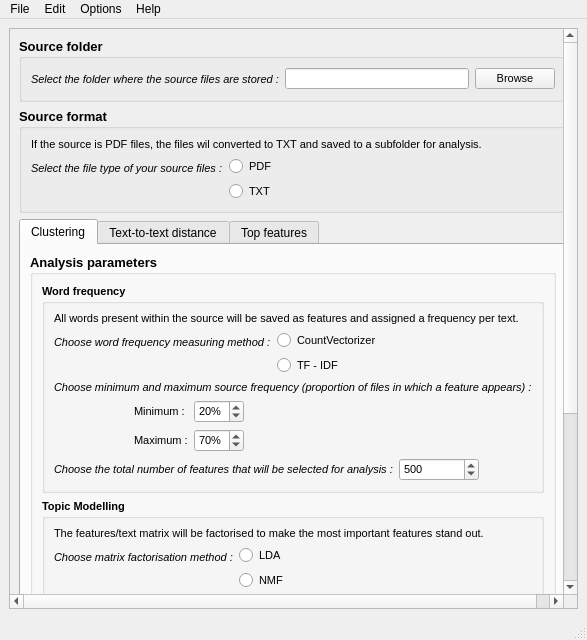
<?xml version="1.0" encoding="UTF-8"?>
<ui version="4.0">
 <class>bow</class>
 <widget class="QMainWindow" name="bow">
  <property name="enabled">
   <bool>true</bool>
  </property>
  <property name="geometry">
   <rect>
    <x>0</x>
    <y>0</y>
    <width>587</width>
    <height>640</height>
   </rect>
  </property>
  <property name="cursor">
   <cursorShape>ArrowCursor</cursorShape>
  </property>
  <property name="windowTitle">
   <string notr="true">Language Processing</string>
  </property>
  <property name="windowIcon">
   <iconset>
    <normaloff>Images/BOW.png</normaloff>Images/BOW.png</iconset>
  </property>
  <widget class="QWidget" name="centralwidget">
   <layout class="QGridLayout" name="gridLayout">
    <item row="0" column="0">
     <widget class="QScrollArea" name="scrollArea">
      <property name="enabled">
       <bool>true</bool>
      </property>
      <property name="widgetResizable">
       <bool>true</bool>
      </property>
      <widget class="QWidget" name="scrollAreaWidgetContents">
       <property name="geometry">
        <rect>
         <x>0</x>
         <y>0</y>
         <width>550</width>
         <height>773</height>
        </rect>
       </property>
       <layout class="QGridLayout" name="gridLayout_2">
        <item row="2" column="0">
         <widget class="QTabWidget" name="tabWidget">
          <property name="currentIndex">
           <number>0</number>
          </property>
          <widget class="QWidget" name="clustering">
           <attribute name="title">
            <string notr="true">Clustering</string>
           </attribute>
           <layout class="QVBoxLayout" name="verticalLayout_9">
            <item>
             <widget class="QGroupBox" name="groupBox_3">
              <property name="font">
               <font>
                <pointsize>10</pointsize>
                <weight>75</weight>
                <bold>true</bold>
               </font>
              </property>
              <property name="title">
               <string notr="true">Analysis parameters</string>
              </property>
              <layout class="QVBoxLayout" name="verticalLayout">
               <item>
                <widget class="QGroupBox" name="groupBox_4">
                 <property name="font">
                  <font>
                   <pointsize>8</pointsize>
                  </font>
                 </property>
                 <property name="title">
                  <string notr="true">Word frequency</string>
                 </property>
                 <layout class="QVBoxLayout" name="verticalLayout_8">
                  <item>
                   <widget class="QLabel" name="word_frequency_2">
                    <property name="font">
                     <font>
                      <weight>50</weight>
                      <bold>false</bold>
                     </font>
                    </property>
                    <property name="text">
                     <string notr="true">All words present within the source will be saved as features and assigned a frequency per text.</string>
                    </property>
                   </widget>
                  </item>
                  <item>
                   <layout class="QFormLayout" name="formLayout">
                    <item row="0" column="0">
                     <widget class="QLabel" name="word_frequency_3">
                      <property name="font">
                       <font>
                        <weight>50</weight>
                        <italic>true</italic>
                        <bold>false</bold>
                       </font>
                      </property>
                      <property name="toolTip">
                       <string notr="true"/>
                      </property>
                      <property name="text">
                       <string notr="true">Choose word frequency measuring method :</string>
                      </property>
                     </widget>
                    </item>
                    <item row="0" column="1">
                     <layout class="QVBoxLayout" name="verticalLayout_10">
                      <item>
                       <widget class="QRadioButton" name="countvectorizer">
                        <property name="font">
                         <font>
                          <weight>50</weight>
                          <bold>false</bold>
                         </font>
                        </property>
                        <property name="cursor">
                         <cursorShape>PointingHandCursor</cursorShape>
                        </property>
                        <property name="text">
                         <string notr="true">CountVectorizer</string>
                        </property>
                       </widget>
                      </item>
                      <item>
                       <widget class="QRadioButton" name="tf_idf">
                        <property name="font">
                         <font>
                          <weight>50</weight>
                          <bold>false</bold>
                         </font>
                        </property>
                        <property name="cursor">
                         <cursorShape>PointingHandCursor</cursorShape>
                        </property>
                        <property name="text">
                         <string notr="true">TF - IDF</string>
                        </property>
                       </widget>
                      </item>
                     </layout>
                    </item>
                   </layout>
                  </item>
                  <item>
                   <widget class="QLabel" name="word_frequency_4">
                    <property name="font">
                     <font>
                      <weight>50</weight>
                      <italic>true</italic>
                      <bold>false</bold>
                     </font>
                    </property>
                    <property name="text">
                     <string notr="true">Choose minimum and maximum source frequency (proportion of files in which a feature appears) :</string>
                    </property>
                   </widget>
                  </item>
                  <item>
                   <layout class="QHBoxLayout" name="horizontalLayout">
                    <item>
                     <spacer name="horizontalSpacer">
                      <property name="orientation">
                       <enum>Qt::Horizontal</enum>
                      </property>
                      <property name="sizeType">
                       <enum>QSizePolicy::Maximum</enum>
                      </property>
                      <property name="sizeHint" stdset="0">
                       <size>
                        <width>80</width>
                        <height>20</height>
                       </size>
                      </property>
                     </spacer>
                    </item>
                    <item>
                     <layout class="QFormLayout" name="formLayout_7">
                      <item row="0" column="0">
                       <widget class="QLabel" name="minimum">
                        <property name="maximumSize">
                         <size>
                          <width>58</width>
                          <height>16777215</height>
                         </size>
                        </property>
                        <property name="font">
                         <font>
                          <weight>50</weight>
                          <bold>false</bold>
                         </font>
                        </property>
                        <property name="text">
                         <string notr="true">Minimum :</string>
                        </property>
                       </widget>
                      </item>
                      <item row="0" column="1">
                       <widget class="QSpinBox" name="minimum_frequency">
                        <property name="maximumSize">
                         <size>
                          <width>50</width>
                          <height>16777215</height>
                         </size>
                        </property>
                        <property name="font">
                         <font>
                          <weight>50</weight>
                          <bold>false</bold>
                         </font>
                        </property>
                        <property name="suffix">
                         <string notr="true">%</string>
                        </property>
                        <property name="maximum">
                         <number>100</number>
                        </property>
                        <property name="singleStep">
                         <number>1</number>
                        </property>
                        <property name="value">
                         <number>20</number>
                        </property>
                       </widget>
                      </item>
                      <item row="1" column="0">
                       <widget class="QLabel" name="maximum">
                        <property name="maximumSize">
                         <size>
                          <width>58</width>
                          <height>16777215</height>
                         </size>
                        </property>
                        <property name="font">
                         <font>
                          <weight>50</weight>
                          <bold>false</bold>
                         </font>
                        </property>
                        <property name="text">
                         <string notr="true">Maximum :</string>
                        </property>
                       </widget>
                      </item>
                      <item row="1" column="1">
                       <widget class="QSpinBox" name="maximum_frequency">
                        <property name="maximumSize">
                         <size>
                          <width>50</width>
                          <height>16777215</height>
                         </size>
                        </property>
                        <property name="font">
                         <font>
                          <weight>50</weight>
                          <bold>false</bold>
                         </font>
                        </property>
                        <property name="suffix">
                         <string notr="true">%</string>
                        </property>
                        <property name="maximum">
                         <number>100</number>
                        </property>
                        <property name="singleStep">
                         <number>1</number>
                        </property>
                        <property name="value">
                         <number>70</number>
                        </property>
                       </widget>
                      </item>
                     </layout>
                    </item>
                   </layout>
                  </item>
                  <item>
                   <layout class="QFormLayout" name="formLayout_8">
                    <item row="0" column="0">
                     <widget class="QLabel" name="word_frequency_5">
                      <property name="font">
                       <font>
                        <weight>50</weight>
                        <italic>true</italic>
                        <bold>false</bold>
                       </font>
                      </property>
                      <property name="text">
                       <string notr="true">Choose the total number of features that will be selected for analysis :</string>
                      </property>
                     </widget>
                    </item>
                    <item row="0" column="1">
                     <widget class="QSpinBox" name="number_features">
                      <property name="maximumSize">
                       <size>
                        <width>80</width>
                        <height>16777215</height>
                       </size>
                      </property>
                      <property name="font">
                       <font>
                        <weight>50</weight>
                        <bold>false</bold>
                       </font>
                      </property>
                      <property name="maximum">
                       <number>10000</number>
                      </property>
                      <property name="value">
                       <number>500</number>
                      </property>
                     </widget>
                    </item>
                   </layout>
                  </item>
                 </layout>
                </widget>
               </item>
               <item>
                <widget class="QGroupBox" name="groupBox_6">
                 <property name="font">
                  <font>
                   <pointsize>8</pointsize>
                   <weight>75</weight>
                   <bold>true</bold>
                  </font>
                 </property>
                 <property name="title">
                  <string notr="true">Topic Modelling</string>
                 </property>
                 <layout class="QVBoxLayout" name="verticalLayout_6">
                  <item>
                   <widget class="QLabel" name="frequency_matrix_factorisation_2">
                    <property name="font">
                     <font>
                      <weight>50</weight>
                      <bold>false</bold>
                     </font>
                    </property>
                    <property name="text">
                     <string notr="true">The features/text matrix will be factorised to make the most important features stand out.</string>
                    </property>
                   </widget>
                  </item>
                  <item>
                   <layout class="QFormLayout" name="formLayout_4">
                    <property name="formAlignment">
                     <set>Qt::AlignLeading|Qt::AlignLeft|Qt::AlignVCenter</set>
                    </property>
                    <item row="0" column="0">
                     <widget class="QLabel" name="frequency_matrix_factorisation_3">
                      <property name="font">
                       <font>
                        <weight>50</weight>
                        <italic>true</italic>
                        <bold>false</bold>
                       </font>
                      </property>
                      <property name="toolTip">
                       <string notr="true"/>
                      </property>
                      <property name="text">
                       <string notr="true">Choose matrix factorisation method :</string>
                      </property>
                     </widget>
                    </item>
                    <item row="0" column="1">
                     <layout class="QVBoxLayout" name="verticalLayout_2">
                      <item>
                       <widget class="QRadioButton" name="lda">
                        <property name="font">
                         <font>
                          <weight>50</weight>
                          <bold>false</bold>
                         </font>
                        </property>
                        <property name="cursor">
                         <cursorShape>PointingHandCursor</cursorShape>
                        </property>
                        <property name="toolTip">
                         <string notr="true">Latent Dirichlet Allocation</string>
                        </property>
                        <property name="text">
                         <string notr="true">LDA</string>
                        </property>
                       </widget>
                      </item>
                      <item>
                       <widget class="QRadioButton" name="nmf">
                        <property name="font">
                         <font>
                          <weight>50</weight>
                          <bold>false</bold>
                         </font>
                        </property>
                        <property name="cursor">
                         <cursorShape>PointingHandCursor</cursorShape>
                        </property>
                        <property name="toolTip">
                         <string notr="true">Non-negative Matrix Factorization</string>
                        </property>
                        <property name="text">
                         <string notr="true">NMF</string>
                        </property>
                       </widget>
                      </item>
                     </layout>
                    </item>
                   </layout>
                  </item>
                  <item>
                   <widget class="QLabel" name="topic_modelling_2">
                    <property name="font">
                     <font>
                      <weight>50</weight>
                      <bold>false</bold>
                     </font>
                    </property>
                    <property name="text">
                     <string notr="true">The features will be assembled into topics that link texts containing the same frequent features.</string>
                    </property>
                   </widget>
                  </item>
                  <item>
                   <layout class="QFormLayout" name="formLayout_2">
                    <item row="0" column="1">
                     <widget class="QSpinBox" name="number_topics">
                      <property name="maximumSize">
                       <size>
                        <width>50</width>
                        <height>16777215</height>
                       </size>
                      </property>
                      <property name="font">
                       <font>
                        <weight>50</weight>
                        <bold>false</bold>
                       </font>
                      </property>
                      <property name="value">
                       <number>3</number>
                      </property>
                     </widget>
                    </item>
                    <item row="1" column="0">
                     <widget class="QLabel" name="topic_modelling_4">
                      <property name="font">
                       <font>
                        <weight>50</weight>
                        <italic>true</italic>
                        <bold>false</bold>
                       </font>
                      </property>
                      <property name="text">
                       <string notr="true">Choose the number of features used to describe the topics :</string>
                      </property>
                     </widget>
                    </item>
                    <item row="1" column="1">
                     <widget class="QSpinBox" name="number_most_important_features">
                      <property name="maximumSize">
                       <size>
                        <width>50</width>
                        <height>16777215</height>
                       </size>
                      </property>
                      <property name="font">
                       <font>
                        <weight>50</weight>
                        <bold>false</bold>
                       </font>
                      </property>
                      <property name="value">
                       <number>20</number>
                      </property>
                     </widget>
                    </item>
                    <item row="0" column="0">
                     <widget class="QLabel" name="topic_modelling_3">
                      <property name="font">
                       <font>
                        <weight>50</weight>
                        <italic>true</italic>
                        <bold>false</bold>
                       </font>
                      </property>
                      <property name="text">
                       <string notr="true">Choose the number of topics that will be created :</string>
                      </property>
                     </widget>
                    </item>
                   </layout>
                  </item>
                 </layout>
                </widget>
               </item>
               <item>
                <widget class="QGroupBox" name="groupBox_7">
                 <property name="font">
                  <font>
                   <pointsize>8</pointsize>
                   <weight>75</weight>
                   <bold>true</bold>
                  </font>
                 </property>
                 <property name="title">
                  <string notr="true">Clustering</string>
                 </property>
                 <layout class="QVBoxLayout" name="verticalLayout_7">
                  <item>
                   <widget class="QLabel" name="clustering_2">
                    <property name="font">
                     <font>
                      <weight>50</weight>
                      <bold>false</bold>
                     </font>
                    </property>
                    <property name="text">
                     <string notr="true">The texts will be separated into clusters, determined by the distance between texts (calculated from the projection of the matrix on the topics).</string>
                    </property>
                    <property name="wordWrap">
                     <bool>true</bool>
                    </property>
                   </widget>
                  </item>
                  <item>
                   <layout class="QFormLayout" name="formLayout_9">
                    <item row="0" column="0">
                     <widget class="QLabel" name="clustering_3">
                      <property name="font">
                       <font>
                        <weight>50</weight>
                        <italic>true</italic>
                        <bold>false</bold>
                       </font>
                      </property>
                      <property name="text">
                       <string notr="true">Choose the number k of clusters that will be created :</string>
                      </property>
                     </widget>
                    </item>
                    <item row="0" column="1">
                     <widget class="QSpinBox" name="number_clusters">
                      <property name="maximumSize">
                       <size>
                        <width>50</width>
                        <height>16777215</height>
                       </size>
                      </property>
                      <property name="font">
                       <font>
                        <weight>50</weight>
                        <bold>false</bold>
                       </font>
                      </property>
                      <property name="value">
                       <number>3</number>
                      </property>
                     </widget>
                    </item>
                   </layout>
                  </item>
                 </layout>
                </widget>
               </item>
               <item>
                <widget class="QPushButton" name="launch_analysis_button">
                 <property name="font">
                  <font>
                   <pointsize>12</pointsize>
                   <weight>50</weight>
                   <bold>false</bold>
                  </font>
                 </property>
                 <property name="cursor">
                  <cursorShape>PointingHandCursor</cursorShape>
                 </property>
                 <property name="text">
                  <string notr="true">Launch analysis</string>
                 </property>
                 <property name="shortcut">
                  <string notr="true">Enter</string>
                 </property>
                </widget>
               </item>
              </layout>
             </widget>
            </item>
           </layout>
          </widget>
          <widget class="QWidget" name="text_to_text_distance">
           <attribute name="title">
            <string notr="true">Text-to-text distance</string>
           </attribute>
          </widget>
          <widget class="QWidget" name="top_features">
           <attribute name="title">
            <string notr="true">Top features</string>
           </attribute>
          </widget>
         </widget>
        </item>
        <item row="1" column="0">
         <widget class="QGroupBox" name="source_format">
          <property name="font">
           <font>
            <pointsize>10</pointsize>
            <weight>75</weight>
            <bold>true</bold>
           </font>
          </property>
          <property name="title">
           <string notr="true">Source format</string>
          </property>
          <layout class="QVBoxLayout" name="verticalLayout_3">
           <item>
            <widget class="QLabel" name="source_format_2">
             <property name="font">
              <font>
               <pointsize>8</pointsize>
               <weight>50</weight>
               <bold>false</bold>
              </font>
             </property>
             <property name="text">
              <string notr="true">If the source is PDF files, the files wil converted to TXT and saved to a subfolder for analysis.</string>
             </property>
             <property name="wordWrap">
              <bool>true</bool>
             </property>
            </widget>
           </item>
           <item>
            <layout class="QFormLayout" name="formLayout_3">
             <item row="0" column="0">
              <widget class="QLabel" name="source_format_3">
               <property name="font">
                <font>
                 <pointsize>8</pointsize>
                 <weight>50</weight>
                 <italic>true</italic>
                 <bold>false</bold>
                </font>
               </property>
               <property name="text">
                <string notr="true">Select the file type of your source files :</string>
               </property>
               <property name="wordWrap">
                <bool>false</bool>
               </property>
              </widget>
             </item>
             <item row="0" column="1">
              <layout class="QVBoxLayout" name="verticalLayout_11">
               <item>
                <widget class="QRadioButton" name="pdf_button">
                 <property name="font">
                  <font>
                   <pointsize>8</pointsize>
                   <weight>50</weight>
                   <bold>false</bold>
                  </font>
                 </property>
                 <property name="cursor">
                  <cursorShape>PointingHandCursor</cursorShape>
                 </property>
                 <property name="text">
                  <string notr="true">PDF</string>
                 </property>
                 <property name="shortcut">
                  <string notr="true"/>
                 </property>
                </widget>
               </item>
               <item>
                <widget class="QRadioButton" name="txt_button">
                 <property name="font">
                  <font>
                   <pointsize>8</pointsize>
                   <weight>50</weight>
                   <bold>false</bold>
                  </font>
                 </property>
                 <property name="cursor">
                  <cursorShape>PointingHandCursor</cursorShape>
                 </property>
                 <property name="text">
                  <string notr="true">TXT</string>
                 </property>
                 <property name="shortcut">
                  <string notr="true"/>
                 </property>
                </widget>
               </item>
              </layout>
             </item>
            </layout>
           </item>
          </layout>
         </widget>
        </item>
        <item row="0" column="0">
         <widget class="QGroupBox" name="source_folder">
          <property name="font">
           <font>
            <pointsize>10</pointsize>
            <weight>75</weight>
            <bold>true</bold>
           </font>
          </property>
          <property name="title">
           <string notr="true">Source folder</string>
          </property>
          <layout class="QVBoxLayout" name="verticalLayout_4">
           <item>
            <layout class="QFormLayout" name="formLayout_5">
             <item row="0" column="0">
              <widget class="QLabel" name="source_folder_2">
               <property name="font">
                <font>
                 <pointsize>8</pointsize>
                 <weight>50</weight>
                 <italic>true</italic>
                 <bold>false</bold>
                </font>
               </property>
               <property name="text">
                <string notr="true">Select the folder where the source files are stored :</string>
               </property>
              </widget>
             </item>
             <item row="0" column="1">
              <layout class="QGridLayout" name="choose_source_folder">
               <item row="0" column="1">
                <widget class="QLineEdit" name="source_folder_line">
                 <property name="sizePolicy">
                  <sizepolicy hsizetype="Minimum" vsizetype="Minimum">
                   <horstretch>0</horstretch>
                   <verstretch>0</verstretch>
                  </sizepolicy>
                 </property>
                 <property name="font">
                  <font>
                   <pointsize>8</pointsize>
                   <weight>50</weight>
                   <bold>false</bold>
                  </font>
                 </property>
                 <property name="inputMask">
                  <string notr="true"/>
                 </property>
                 <property name="text">
                  <string notr="true"/>
                 </property>
                </widget>
               </item>
               <item row="0" column="2">
                <widget class="QPushButton" name="browse_button">
                 <property name="sizePolicy">
                  <sizepolicy hsizetype="Fixed" vsizetype="Fixed">
                   <horstretch>0</horstretch>
                   <verstretch>0</verstretch>
                  </sizepolicy>
                 </property>
                 <property name="font">
                  <font>
                   <pointsize>8</pointsize>
                   <weight>50</weight>
                   <bold>false</bold>
                  </font>
                 </property>
                 <property name="cursor">
                  <cursorShape>PointingHandCursor</cursorShape>
                 </property>
                 <property name="text">
                  <string notr="true">Browse</string>
                 </property>
                 <property name="shortcut">
                  <string notr="true"/>
                 </property>
                </widget>
               </item>
              </layout>
             </item>
            </layout>
           </item>
          </layout>
         </widget>
        </item>
       </layout>
      </widget>
     </widget>
    </item>
   </layout>
  </widget>
  <widget class="QMenuBar" name="menubar">
   <property name="geometry">
    <rect>
     <x>0</x>
     <y>0</y>
     <width>587</width>
     <height>21</height>
    </rect>
   </property>
   <widget class="QMenu" name="menuFile">
    <property name="title">
     <string notr="true">File</string>
    </property>
    <addaction name="actionNew"/>
    <addaction name="actionOpen"/>
    <addaction name="separator"/>
    <addaction name="actionSave"/>
    <addaction name="actionSave_as"/>
    <addaction name="separator"/>
    <addaction name="actionExit"/>
   </widget>
   <widget class="QMenu" name="menuEdit">
    <property name="toolTip">
     <string/>
    </property>
    <property name="statusTip">
     <string/>
    </property>
    <property name="whatsThis">
     <string/>
    </property>
    <property name="accessibleName">
     <string/>
    </property>
    <property name="accessibleDescription">
     <string/>
    </property>
    <property name="title">
     <string notr="true">Edit</string>
    </property>
   </widget>
   <widget class="QMenu" name="menuOptions">
    <property name="title">
     <string notr="true">Options</string>
    </property>
   </widget>
   <widget class="QMenu" name="menuHelp">
    <property name="title">
     <string notr="true">Help</string>
    </property>
    <addaction name="actionAbout"/>
   </widget>
   <addaction name="menuFile"/>
   <addaction name="menuEdit"/>
   <addaction name="menuOptions"/>
   <addaction name="menuHelp"/>
  </widget>
  <widget class="QStatusBar" name="statusbar"/>
  <action name="actionAbout">
   <property name="text">
    <string notr="true">About</string>
   </property>
   <property name="iconText">
    <string notr="true">About</string>
   </property>
   <property name="toolTip">
    <string notr="true">About</string>
   </property>
   <property name="statusTip">
    <string notr="true"/>
   </property>
   <property name="whatsThis">
    <string notr="true"/>
   </property>
   <property name="shortcut">
    <string notr="true"/>
   </property>
  </action>
  <action name="actionNew">
   <property name="text">
    <string notr="true">New</string>
   </property>
   <property name="iconText">
    <string notr="true">New</string>
   </property>
   <property name="toolTip">
    <string notr="true">New</string>
   </property>
   <property name="statusTip">
    <string notr="true"/>
   </property>
   <property name="whatsThis">
    <string notr="true"/>
   </property>
   <property name="shortcut">
    <string notr="true"/>
   </property>
  </action>
  <action name="actionOpen">
   <property name="text">
    <string notr="true">Open</string>
   </property>
   <property name="iconText">
    <string notr="true">Open</string>
   </property>
   <property name="toolTip">
    <string notr="true">Open</string>
   </property>
   <property name="statusTip">
    <string notr="true"/>
   </property>
   <property name="whatsThis">
    <string notr="true"/>
   </property>
   <property name="shortcut">
    <string notr="true"/>
   </property>
  </action>
  <action name="actionSave_as">
   <property name="text">
    <string notr="true">Save as...</string>
   </property>
   <property name="iconText">
    <string notr="true">Save as</string>
   </property>
   <property name="toolTip">
    <string notr="true">Save as</string>
   </property>
   <property name="statusTip">
    <string notr="true"/>
   </property>
   <property name="whatsThis">
    <string notr="true"/>
   </property>
   <property name="shortcut">
    <string notr="true"/>
   </property>
  </action>
  <action name="actionSave">
   <property name="text">
    <string notr="true">Save</string>
   </property>
   <property name="iconText">
    <string notr="true">Save</string>
   </property>
   <property name="toolTip">
    <string notr="true">Save</string>
   </property>
   <property name="statusTip">
    <string notr="true"/>
   </property>
   <property name="whatsThis">
    <string notr="true"/>
   </property>
   <property name="shortcut">
    <string notr="true"/>
   </property>
  </action>
  <action name="actionExit">
   <property name="text">
    <string notr="true">Exit</string>
   </property>
   <property name="iconText">
    <string notr="true">Exit</string>
   </property>
   <property name="toolTip">
    <string notr="true">Exit</string>
   </property>
   <property name="statusTip">
    <string notr="true"/>
   </property>
   <property name="whatsThis">
    <string notr="true"/>
   </property>
   <property name="shortcut">
    <string notr="true"/>
   </property>
  </action>
 </widget>
 <resources/>
 <connections/>
</ui>
